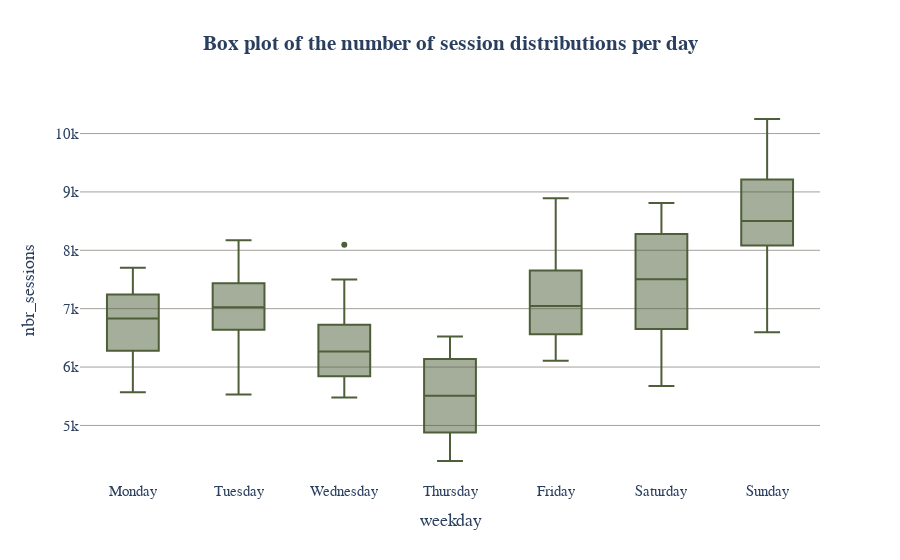

The notebook cell this image was saved under:
### Code cell
fig = px.box(
    df, x='weekday', y='nbr_sessions', 
    category_orders={'weekday': ['Monday', 'Tuesday', 'Wednesday', 'Thursday', 'Friday', 'Saturday', 'Sunday']},
    color_discrete_sequence=[dgreen], title='<b>Box plot of the number of session distributions per day</b>'
)
fig = clean_fig(fig)
fig.update_yaxes(showline=False, linewidth=2, linecolor=black, gridcolor=gridcolor)
write_image(fig, 'box_plot_sessions')
fig.show()

### Figure 1 — Plotly figure (JSON) as saved in the notebook; plotly's stock layout.template omitted (floating-point values rounded to 4 significant figures)
{"data": [{"alignmentgroup": "True", "hovertemplate": "weekday=%{x}<br>nbr_sessions=%{y}<extra></extra>", "legendgroup": "", "marker": {"color": "#4d5e38"}, "name": "", "notched": false, "offsetgroup": "", "orientation": "v", "showlegend": false, "type": "box", "x": ["Saturday", "Sunday", "Monday", "Tuesday", "Wednesday", "Thursday", "Friday", "Saturday", "Sunday", "Monday", "Tuesday", "Wednesday", "Thursday", "Friday", "Saturday", "Sunday", "Monday", "Tuesday", "Wednesday", "Thursday", "Friday", "Saturday", "Sunday", "Monday", "Tuesday", "Wednesday", "Thursday", "Friday", "Saturday", "Sunday", "Monday", "Tuesday", "Wednesday", "Thursday", "Friday", "Saturday", "Sunday", "Monday", "Tuesday", "Wednesday", "Thursday", "Friday", "Saturday", "Sunday", "Monday", "Tuesday", "Wednesday", "Thursday", "Friday", "Saturday", "Sunday", "Monday", "Tuesday", "Wednesday", "Thursday", "Friday", "Saturday", "Sunday", "Monday", "Tuesday", "Wednesday", "Thursday", "Friday", "Saturday", "Sunday", "Monday", "Tuesday", "Wednesday", "Thursday", "Friday", "Saturday", "Sunday", "Monday", "Tuesday", "Wednesday", "Thursday", "Friday", "Saturday", "Sunday", "Monday", "Tuesday", "Wednesday", "Thursday", "Friday", "Saturday", "Sunday", "Monday", "Tuesday", "Wednesday", "Thursday", "Friday", "Saturday", "Sunday", "Monday", "Tuesday", "Wednesday", "Thursday", "Friday", "Saturday", "Sunday"], "x0": " ", "xaxis": "x", "y": [6269, 8335, 6033, 5531, 5842, 4391, 6224, 5676, 6595, 6278, 6569, 5675, 4945, 6109, 6094, 7128, 6089, 6868, 5878, 4398, 6562, 6850, 7321, 6765, 6995, 6269, 4880, 6385, 7398, 8481, 6360, 6527, 5478, 4849, 7086, 8115, 8020, 7241, 6940, 5811, 5584, 7589, 7504, 9170, 5570, 7310, 6267, 5432, 7005, 6584, 8268, 7198, 7778, 6120, 5340, 6849, 8335, 8765, 6895, 7436, 6523, 6163, 6888, 7805, 8500, 6568, 7468, 6723, 5890, 7262, 7361, 8651, 7268, 7058, 6659, 6161, 8463, 8390, 9226, 7542, 6640, 6846, 6136, 8891, 8342, 9420, 7702, 7155, 7498, 6524, 8195, 8101, 10249, 7159, 8173, 8095, 5939, 7656, 8810, 9273], "y0": " ", "yaxis": "y"}], "layout": {"boxmode": "group", "coloraxis": {"showscale": false}, "font": {"family": "Arial", "size": 15}, "legend": {"tracegroupgap": 0}, "plot_bgcolor": "#FFF", "title": {"font": {"family": "Times New Roman"}, "text": "<b>Box plot of the number of session distributions per day</b>", "x": 0.5}, "xaxis": {"anchor": "y", "categoryarray": ["Monday", "Tuesday", "Wednesday", "Thursday", "Friday", "Saturday", "Sunday"], "categoryorder": "array", "domain": [0, 1], "title": {"text": "weekday"}}, "yaxis": {"anchor": "x", "domain": [0, 1], "gridcolor": "rgba(165,160,155,10)", "linecolor": "#363833", "linewidth": 2, "showline": false, "title": {"text": "nbr_sessions"}}}}
